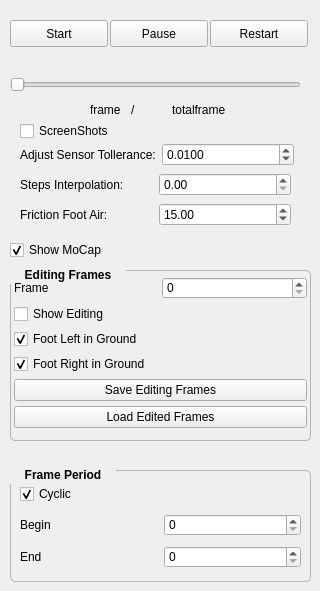
          <widget class="QWidget" name="tab_2">
           <attribute name="title">
            <string>Motion Config</string>
           </attribute>
           <widget class="QPushButton" name="btnStart">
            <property name="geometry">
             <rect>
              <x>10</x>
              <y>20</y>
              <width>98</width>
              <height>27</height>
             </rect>
            </property>
            <property name="text">
             <string>Start</string>
            </property>
           </widget>
           <widget class="QPushButton" name="btnPause">
            <property name="geometry">
             <rect>
              <x>110</x>
              <y>20</y>
              <width>98</width>
              <height>27</height>
             </rect>
            </property>
            <property name="text">
             <string>Pause</string>
            </property>
           </widget>
           <widget class="QPushButton" name="btnRestart">
            <property name="geometry">
             <rect>
              <x>210</x>
              <y>20</y>
              <width>98</width>
              <height>27</height>
             </rect>
            </property>
            <property name="text">
             <string>Restart</string>
            </property>
           </widget>
           <widget class="QSlider" name="timeLineMotion">
            <property name="geometry">
             <rect>
              <x>10</x>
              <y>70</y>
              <width>291</width>
              <height>29</height>
             </rect>
            </property>
            <property name="pageStep">
             <number>1</number>
            </property>
            <property name="orientation">
             <enum>Qt::Horizontal</enum>
            </property>
           </widget>
           <widget class="QWidget" name="layoutWidget">
            <property name="geometry">
             <rect>
              <x>90</x>
              <y>100</y>
              <width>136</width>
              <height>19</height>
             </rect>
            </property>
            <layout class="QHBoxLayout" name="horizontalLayout_22">
             <item>
              <widget class="QLabel" name="iframe">
               <property name="text">
                <string>frame</string>
               </property>
              </widget>
             </item>
             <item>
              <widget class="QLabel" name="label_23">
               <property name="text">
                <string>/</string>
               </property>
              </widget>
             </item>
             <item>
              <widget class="QLabel" name="nframe">
               <property name="text">
                <string>totalframe</string>
               </property>
              </widget>
             </item>
            </layout>
           </widget>
           <widget class="QGroupBox" name="groupBox_11">
            <property name="geometry">
             <rect>
              <x>10</x>
              <y>270</y>
              <width>301</width>
              <height>171</height>
             </rect>
            </property>
            <property name="font">
             <font>
              <pointsize>9</pointsize>
              <weight>75</weight>
              <bold>true</bold>
             </font>
            </property>
            <property name="styleSheet">
             <string notr="true">QGroupBox::title { 
   
     subcontrol-position: top left; /* position at the top left*/ 
  padding: 2px 13px;
   margin-top: -5px;
    
 }

QGroupBox{
   border: 1px solid rgb(182, 181, 179);
  border-radius: 5px;
}</string>
            </property>
            <property name="title">
             <string>Editing Frames</string>
            </property>
            <layout class="QVBoxLayout" name="verticalLayout_4">
             <property name="spacing">
              <number>2</number>
             </property>
             <property name="leftMargin">
              <number>3</number>
             </property>
             <property name="topMargin">
              <number>3</number>
             </property>
             <property name="rightMargin">
              <number>3</number>
             </property>
             <property name="bottomMargin">
              <number>3</number>
             </property>
             <item>
              <layout class="QHBoxLayout" name="horizontalLayout_36">
               <item>
                <widget class="QLabel" name="label_34">
                 <property name="text">
                  <string>Frame</string>
                 </property>
                </widget>
               </item>
               <item>
                <widget class="QSpinBox" name="frameEdit"/>
               </item>
              </layout>
             </item>
             <item>
              <widget class="QCheckBox" name="checkShowEditingFrame">
               <property name="text">
                <string>Show Editing</string>
               </property>
              </widget>
             </item>
             <item>
              <widget class="QCheckBox" name="checkFrameFootLeft">
               <property name="text">
                <string>Foot Left in Ground</string>
               </property>
               <property name="checked">
                <bool>true</bool>
               </property>
              </widget>
             </item>
             <item>
              <widget class="QCheckBox" name="checkFrameFootRight">
               <property name="text">
                <string>Foot Right in Ground</string>
               </property>
               <property name="checked">
                <bool>true</bool>
               </property>
              </widget>
             </item>
             <item>
              <widget class="QPushButton" name="saveEditingFrame">
               <property name="text">
                <string>Save Editing Frames</string>
               </property>
              </widget>
             </item>
             <item>
              <widget class="QPushButton" name="loadEditedFrames">
               <property name="text">
                <string>Load Edited Frames</string>
               </property>
              </widget>
             </item>
            </layout>
           </widget>
           <widget class="QWidget" name="layoutWidget">
            <property name="geometry">
             <rect>
              <x>20</x>
              <y>140</y>
              <width>274</width>
              <height>29</height>
             </rect>
            </property>
            <layout class="QHBoxLayout" name="horizontalLayout_35">
             <item>
              <widget class="QLabel" name="label_22">
               <property name="text">
                <string>Adjust Sensor Tollerance:</string>
               </property>
              </widget>
             </item>
             <item>
              <widget class="QDoubleSpinBox" name="sensorTolerance">
               <property name="decimals">
                <number>4</number>
               </property>
               <property name="maximum">
                <double>999.000000000000000</double>
               </property>
               <property name="singleStep">
                <double>0.010000000000000</double>
               </property>
               <property name="value">
                <double>0.010000000000000</double>
               </property>
              </widget>
             </item>
            </layout>
           </widget>
           <widget class="QGroupBox" name="groupBox_12">
            <property name="geometry">
             <rect>
              <x>10</x>
              <y>470</y>
              <width>301</width>
              <height>112</height>
             </rect>
            </property>
            <property name="font">
             <font>
              <pointsize>9</pointsize>
              <weight>75</weight>
              <bold>true</bold>
             </font>
            </property>
            <property name="styleSheet">
             <string notr="true">QGroupBox::title { 
   
     subcontrol-position: top left; /* position at the top left*/ 
  padding: 2px 13px;
   margin-top: -5px;
    
 }

QGroupBox{
   border: 1px solid rgb(182, 181, 179);
  border-radius: 5px;
}</string>
            </property>
            <property name="title">
             <string>Frame Period</string>
            </property>
            <layout class="QGridLayout" name="gridLayout_15">
             <item row="0" column="0">
              <widget class="QCheckBox" name="mocapCyclic">
               <property name="text">
                <string>Cyclic</string>
               </property>
               <property name="checked">
                <bool>true</bool>
               </property>
              </widget>
             </item>
             <item row="1" column="0">
              <layout class="QHBoxLayout" name="horizontalLayout_38">
               <item>
                <widget class="QLabel" name="label_36">
                 <property name="text">
                  <string>Begin</string>
                 </property>
                </widget>
               </item>
               <item>
                <widget class="QSpinBox" name="beginClycle"/>
               </item>
              </layout>
             </item>
             <item row="2" column="0">
              <layout class="QHBoxLayout" name="horizontalLayout_39">
               <item>
                <widget class="QLabel" name="label_37">
                 <property name="text">
                  <string>End</string>
                 </property>
                </widget>
               </item>
               <item>
                <widget class="QSpinBox" name="endClycle"/>
               </item>
              </layout>
             </item>
            </layout>
           </widget>
           <widget class="QCheckBox" name="checkShowMocap">
            <property name="geometry">
             <rect>
              <x>10</x>
              <y>240</y>
              <width>151</width>
              <height>20</height>
             </rect>
            </property>
            <property name="text">
             <string>Show MoCap</string>
            </property>
            <property name="checked">
             <bool>true</bool>
            </property>
           </widget>
           <widget class="QCheckBox" name="checkScreenShot">
            <property name="geometry">
             <rect>
              <x>20</x>
              <y>120</y>
              <width>251</width>
              <height>22</height>
             </rect>
            </property>
            <property name="text">
             <string>ScreenShots</string>
            </property>
           </widget>
           <widget class="QWidget" name="layoutWidget">
            <property name="geometry">
             <rect>
              <x>20</x>
              <y>170</y>
              <width>271</width>
              <height>29</height>
             </rect>
            </property>
            <layout class="QHBoxLayout" name="horizontalLayout_42">
             <item>
              <widget class="QLabel" name="label_39">
               <property name="text">
                <string>Steps Interpolation:</string>
               </property>
              </widget>
             </item>
             <item>
              <widget class="QDoubleSpinBox" name="stepsInterpolation">
               <property name="decimals">
                <number>2</number>
               </property>
               <property name="minimum">
                <double>0.000000000000000</double>
               </property>
               <property name="maximum">
                <double>100000.000000000000000</double>
               </property>
              </widget>
             </item>
            </layout>
           </widget>
           <widget class="QWidget" name="layoutWidget">
            <property name="geometry">
             <rect>
              <x>20</x>
              <y>200</y>
              <width>271</width>
              <height>29</height>
             </rect>
            </property>
            <layout class="QHBoxLayout" name="horizontalLayout_47">
             <item>
              <widget class="QLabel" name="label_44">
               <property name="text">
                <string>Friction Foot Air:</string>
               </property>
              </widget>
             </item>
             <item>
              <widget class="QDoubleSpinBox" name="frictionFootAir">
               <property name="maximum">
                <double>9999.000000000000000</double>
               </property>
               <property name="value">
                <double>15.000000000000000</double>
               </property>
              </widget>
             </item>
            </layout>
           </widget>
          </widget>
